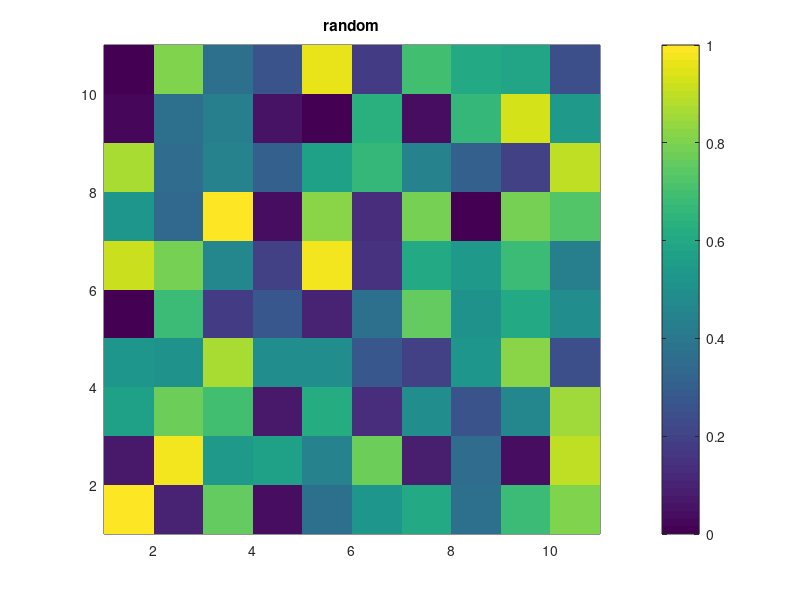
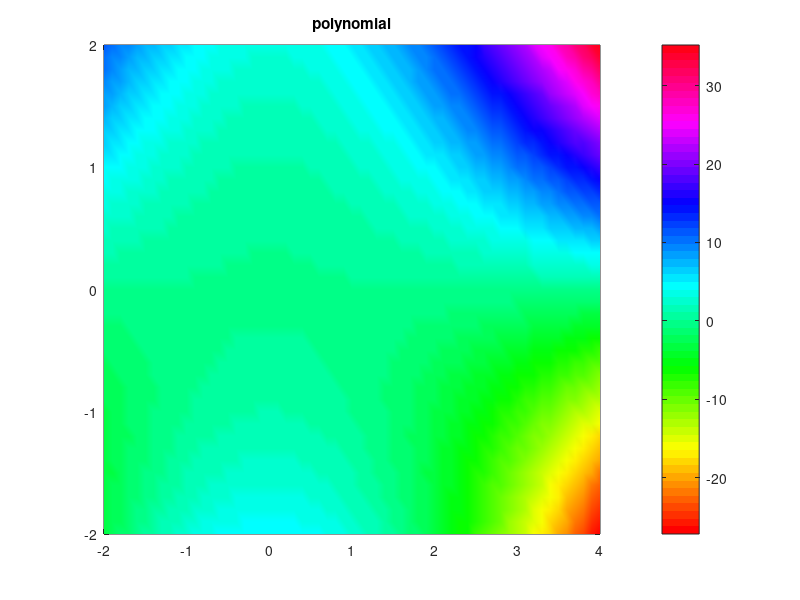
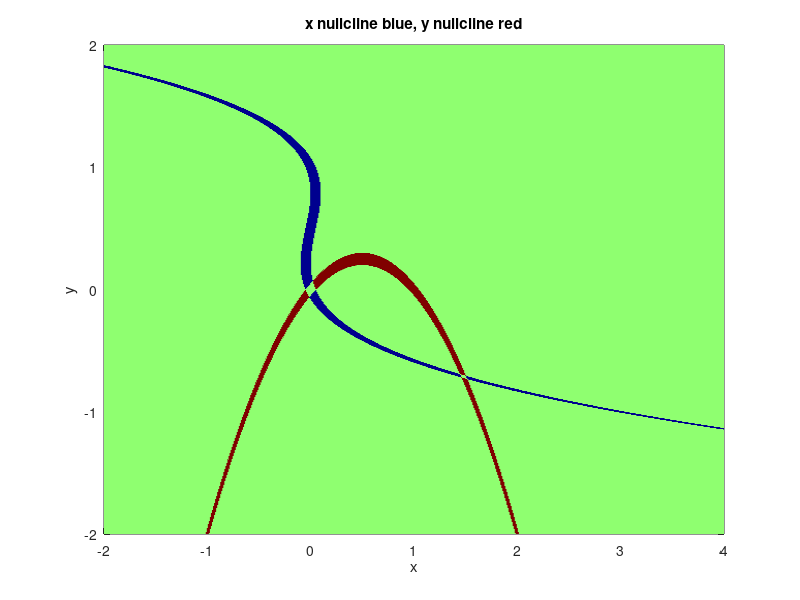

MATLAB code to generate these figures, in order:
% example color plots

clear
close all
clc

% example 1 : a random matrix
A = rand(10);
A = [ A zeros(10,1) ; zeros(1,11)]; % note padding
A(1,1)=1; A(10,1)=0; % find these elements in the figure

figure(1)
pcolor(A);
colorbar;
shading flat;
title('random')
print('fig1.pdf','-dpdf')

% example 2 : a polynomial
x = -2:0.1:4;
y = -2:0.1:2;
[X,Y] = meshgrid(x,y);
Z =  X.^2.*Y+Y.^2-0.1*Y.^3;

figure(2)
pcolor(x,y,Z);
colormap hsv; % lots of different colormaps!
colorbar;
shading flat;
shading interp;
title('polynomial')
print('fig2.pdf','-dpdf')

% example 3 : poor man's nullclines
% dxdt = f(x,y)
% dydt = g(x,y)
dx=1e-2;
dy=1e-3;
x = -2:dx:4;
y = -2:dy:2;

[X,Y] = meshgrid(x,y);

F =  X.*(1-X)-Y;
G =  Y.*(1-Y).*(Y-0.5)-X;

tol = 0.5e-1;
W = (abs(F)<tol)-(abs(G)<tol);

figure(3)
pcolor(x,y,W);
colormap jet;
shading interp;
title('x nullcline blue, y nullcline red')
xlabel('x')
ylabel('y')
print('fig3.pdf','-dpdf')
